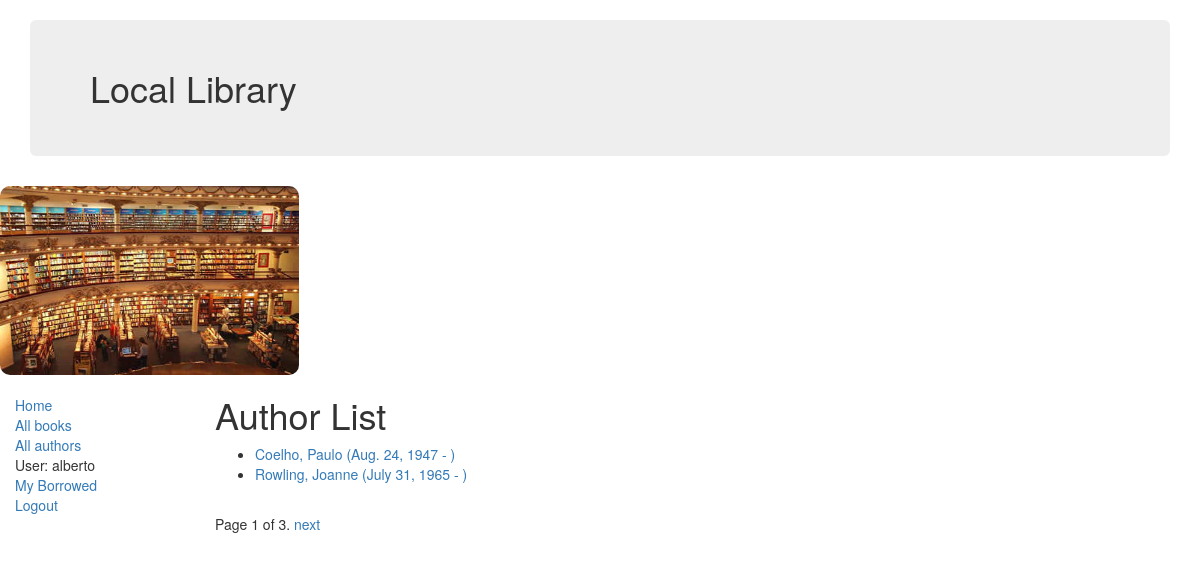
/catalog/authors/ (signed in), run on the app's committed database.
### catalog/models.py (models this page shows)
class Author(models.Model):
    first_name = models.CharField(max_length=100)
    last_name = models.CharField(max_length=100)
    date_of_birth = models.DateField(null=True, blank=True)
    date_of_death = models.DateField('Died', null=True, blank=True)
    class Meta:
        ordering = ['last_name', 'first_name']
    def get_absolute_url(self):
        return reverse('author-detail', args=[str(self.id)])
    def __str__(self):
        return '%s, %s' % (self.last_name, self.first_name)

### catalog/views.py (the view)
class AuthorListView(LoginRequiredMixin, generic.ListView):
    model = Author
    paginate_by = 2

### catalog/templates/catalog/author_list.html
{% extends "base_generic.html" %}
{% block content %}
<h1>Author List</h1>
{% if author_list %}
  <ul>
  {% for author in author_list %}
    <li>
      <a href="{{ author.get_absolute_url }}">
      {{ author }} ({{author.date_of_birth}} - {% if author.date_of_death %}{{author.date_of_death}}{% endif %})
      </a>
    </li>
  {% endfor %}
 </ul>
{% else %}
  <p>There are no authors available.</p>
{% endif %}
{% endblock %}

### catalog/templates/base_generic.html (shortened to what this page needs)
<!DOCTYPE html>
<html lang="en">
<head>
  <link rel="stylesheet" href="https://maxcdn.bootstrapcdn.com/bootstrap/3.3.7/css/bootstrap.min.css">
  {% load static %}
  <link rel="stylesheet" href="{% static 'css/styles.css' %}">
</head>
<body>
  <header class="container">
  <h1 class="jumbotron">{% block encabezado %}Local Library{% endblock %}</h1>
  </header>
  <img class="lib" src="{% static 'img/lib.jpg' %}" alt="My image" style="width:299px;height:189px;"/>
  <div class="container-fluid">
    <div class="row">
      <div class="col-sm-2">
        {% block sidebar %}
        <ul class="sidebar-nav">
          <li><a href="{% url 'index' %}">Home</a></li>
          <li><a href="{% url 'books' %}">All books</a></li>
          <li><a href="{% url 'authors' %}">All authors</a></li>
          {% if user.is_authenticated %}
          <li>User: {{ user.get_username }}</li>
          <li><a href="{% url 'my-borrowed' %}">My Borrowed</a></li>
          <li><a href="{% url 'logout'%}?next={{request.path}}">Logout</a></li>
          {% else %}
          <li><a href="{% url 'login'%}?next={{request.path}}">Login</a></li>
          {% endif %}
        </ul>
        {% endblock %}
      </div>
      <div class="col-sm-10 ">
        {% block content %}{% endblock %}
        {% block pagination %}
        {% if is_paginated %}
        <div class="pagination">
          <span class="page-links">
            <span class="page-current">
              Page {{ page_obj.number }} of {{ page_obj.paginator.num_pages }}.
            </span>
            {% if page_obj.has_next %}
            <a href="{{ request.path }}?page={{ page_obj.next_page_number }}">next</a>
            {% endif %}
          </span>
        </div>
        {% endif %}
        {% endblock %}
      </div>
    </div>
  </div>
</body>
</html>

### catalog/static/css/styles.css (style rules this page uses)
.sidebar-nav { margin-top: 20px; padding: 0; list-style: none; }
.lib { border-radius: 10px; align-content: center; }

### data on the page
Author: last_name+first_name "Coelho, Paulo", date_of_birth "Aug. 24, 1947"
Author: last_name+first_name "Rowling, Joanne", date_of_birth "July 31, 1965"

### other printed values
{{ user.get_username }} "alberto"
{{ page_obj.number }} "1"
{{ page_obj.paginator.num_pages }} "3"
